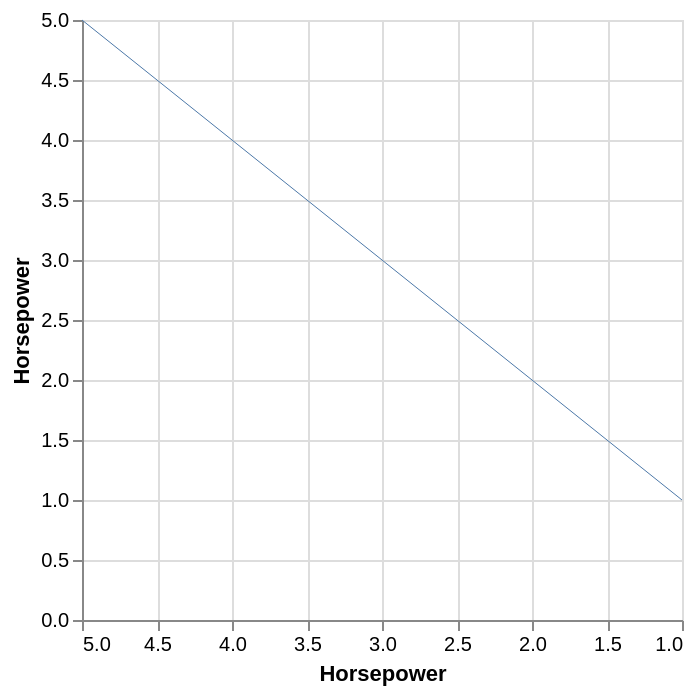

Vega-Lite specification stored for this chart:
### Vega-Lite specification from a JSON file in a GitHub repository (floating-point values rounded to 4 significant figures)
{"$schema": "https://vega.github.io/schema/vega-lite/v5.json", "data": {"values": [{"Horsepower": 1, "Weight_in_lbs": 19}, {"Horsepower": 5, "Weight_in_lbs": 21}, {"Horsepower": 2, "Weight_in_lbs": 58}, {"Horsepower": 3, "Weight_in_lbs": 12}, {"Horsepower": 4, "Weight_in_lbs": 13}]}, "encoding": {"order": {"field": "Horsepower", "type": "ordinal"}, "x": {"field": "Horsepower", "sort": "descending", "type": "quantitative"}, "y": {"field": "Horsepower", "type": "quantitative"}}, "height": 300, "mark": {"strokeWidth": 0.5, "type": "line"}}
